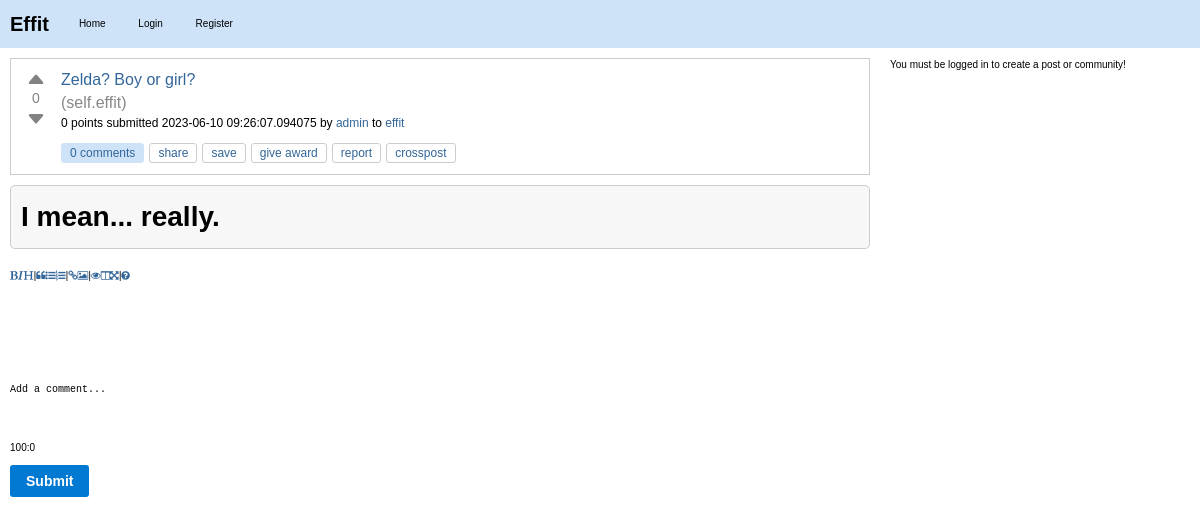
Page /c/effit/p/zelda-boy-or-girl-0f5a253b on the earlier database version.
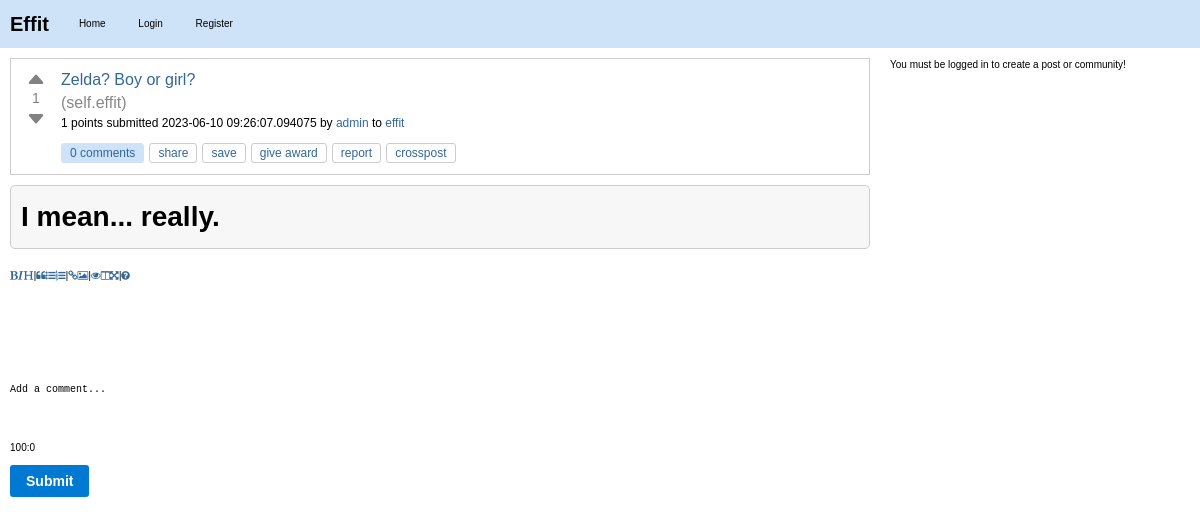
Same page on the later database version.
### effit.py (models this page shows)
class Post(db.Model):
    id = db.Column(db.Integer, primary_key=True)
    title = db.Column(db.String(120), nullable=False)
    content = db.Column(db.Text, nullable=False)
    user_id = db.Column(db.Integer, db.ForeignKey("user.id"), nullable=False)
    created_at = db.Column(db.DateTime, default=datetime.utcnow)
    community_id = db.Column(db.Integer, db.ForeignKey("community.id"), nullable=False)
    upvotes = db.Column(db.Integer, default=0)
    downvotes = db.Column(db.Integer, default=0)
    comments = db.relationship("Comment", backref="post", lazy=True)
    slug = db.Column(db.String(120), nullable=False)
    @property
    def score(self):
        return self.upvotes - self.downvotes

### effit.py (the view, shortened to what this page needs)
@app.route("/c/<string:community_name>/p/<string:post_slug>", methods=["GET", "POST"])
def post_detail(community_name, post_slug):
    post = Post.query.filter_by(slug=post_slug).first()
    post_content = markdown.markdown(post.content)
    print(post_content)
    if post is None:
        return "Post not found!", 404
    comments = Comment.query.filter_by(post_id=post.id).all()
    post.content = markdown.markdown(post.content)
    for comment in comments:
        comment.content = markdown.markdown(comment.content)
    community = Community.query.filter_by(name=community_name).first()
    if community is None:
        return "Community not found!", 404
    community_id = community.id
    return render_template(
        "post_detail.html",
        post=post,
        comments=comments,
        community=community,
        community_id=community_id,
    )

### templates/post_detail.html (shortened to what this page needs)
{% extends "layout.html" %}
{% block content %}
<div class="post-item" id="post-{{ post.id }}">
    <div class="post">
        <div class="vote">
            <button class="upvote" onclick="vote('{{ post.id }}', '{{ post.slug }}', '{{ post.community.name }}', 'upvote')">
                <svg xmlns="http://www.w3.org/2000/svg" width="20" height="20" fill="currentColor" class="bi bi-caret-up-fill" viewBox="0 0 16 16">
                  <path d="M7.247 4.86l-4.796 5.481c-.646.74.037 1.659.877 1.659h9.392c.839 0 1.523-.92.877-1.659l-4.796-5.48a1 1 0 0 0-1.554 0z"/>
                </svg>
            </button>
            <span class="score">{{ post.score }}</span>
            <button class="downvote" onclick="vote('{{ post.id }}', '{{ post.slug }}', '{{ post.community.name }}', 'downvote')">
                <svg xmlns="http://www.w3.org/2000/svg" width="20" height="20" fill="currentColor" class="bi bi-caret-down-fill" viewBox="0 0 16 16">
                  <path d="M7.247 11.14l-4.796-5.481c-.646-.74.037-1.659.877-1.659h9.392c.839 0 1.523.92.877 1.659l-4.796 5.481a1 1 0 0 1-1.554 0z"/>
                </svg>
            </button>
        </div>
        <div class="post-info">
            <h3><a class="title may-blank loggedin" href="{{ url_for('post_detail', community_name=post.community.name, post_slug=post.slug) }}">{{ post.title }}</a></h3>
            <span class="domain">(<a href="{{ url_for('community_posts', community_name=post.community.name) }}">self.{{ post.community.name }}</a>)</span>
            <p class="tagline">
                <span>{{ post.score }} points</span>
                submitted <time datetime="{{ post.created_at.isoformat() }}">{{ post.created_at }}</time>
                by <a href="{{ url_for('user_posts', username=post.author.username) }}" class="author may-blank id-t2_d2kpf">{{ post.author.username }}</a>
                to <a href="{{ url_for('community_posts', community_name=post.community.name) }}" class="subrs hover may-blank">{{ post.community.name }}</a>
            </p>
            <ul class="flat-list buttons">
                <li class="first">
                    <a href="{{ url_for('post_detail', community_name=post.community.name, post_slug=post.slug) }}" class="bylink comments may-blank" rel="nofollow">
                        {{ post.comments|length }} comments
                    </a>
                </li>
                <li class="share"><a class="post-sharing-button">share</a></li>
                <li class="link-save-button save-button login-required"><a>save</a></li>
                <li class="give-gold-button"><a href="#" class="give-gold login-required access-required gold-give-gold" rel="nofollow">give award</a></li>
                <li class="report-button login-required"><a href="#" class="reportbtn access-required">report</a></li>
                <li class="crosspost-button"><a class="post-crosspost-button">crosspost</a></li>
            </ul>
        </div>
    </div>
    <div class="post-content">
        {{ post.content|safe }}
    </div>
</div>
<form action="{{ url_for('add_comment', post_id=post.id) }}" method="post">
    <div class="comment-form">
        <input type="submit" value="Submit">
    </div>
</form>
{% endblock %}

Differences in the rows shown:
changed Post "I mean... really.": score "0" → "1"
